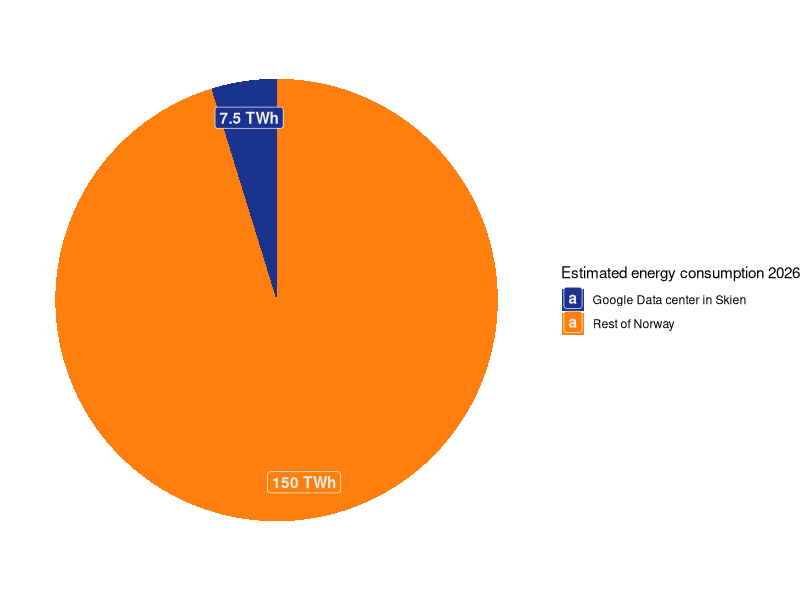

This chart was generated by the following R code:
## ---- chunk 1
library(ggplot2)
library(dplyr)
library(scales)
## ---- chunk 2
# Create a data frame with energy consumption values
energy_data <- data.frame(
  Category = c("Google Data center in Skien", "Rest of Norway"),
  Energy_Consumption = c(7.5, 150) # Assuming Norway's total consumption is 140 TWh/year
)

# Create a pie chart with labels
ggplot(energy_data, aes(x = "", y = Energy_Consumption, fill = Category)) +
  geom_col() +
  geom_label(aes(label = c("7.5 TWh", "150 TWh"), x = 1.3),
    position = position_stack(vjust = 0.5),
    color = "#eeeeee",
    fontface = "bold"
  ) +
  coord_polar("y", start = 0) +
  theme_void() +
  labs(
    fill = "Estimated energy consumption 2026"
  ) +
  scale_fill_manual(values = c("#1a338f", "#FF7F0E"))
